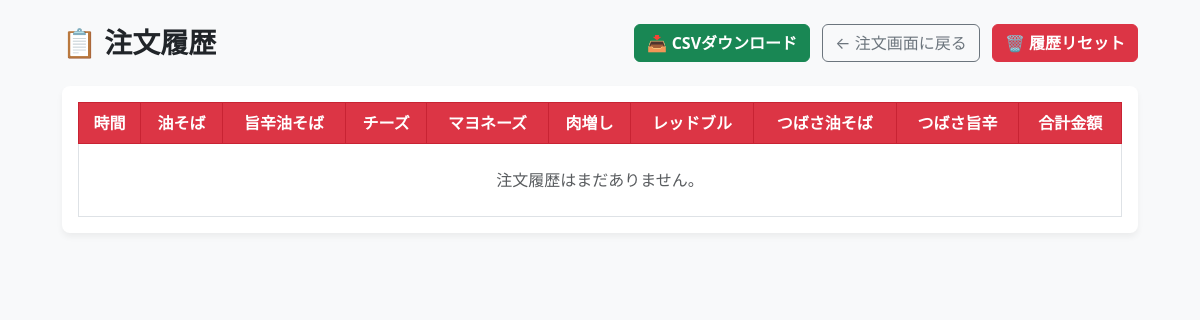
Before: /history with the older database file.
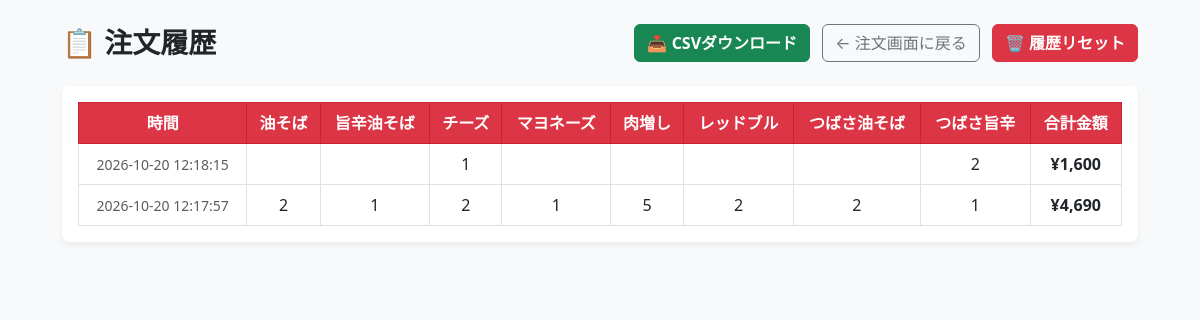
After: the same page with the newer database file.
### tables this page shows
CREATE TABLE orders (
            id INTEGER PRIMARY KEY AUTOINCREMENT,
            normal INTEGER DEFAULT 0,
            spicy INTEGER DEFAULT 0,
            set_normal INTEGER DEFAULT 0,
            set_spicy INTEGER DEFAULT 0,
            cheese INTEGER DEFAULT 0,
            mayo INTEGER DEFAULT 0,
            meat INTEGER DEFAULT 0,
            redbull INTEGER DEFAULT 0,
            total_price INTEGER,
            created_at TIMESTAMP DEFAULT CURRENT_TIMESTAMP
        );

### app.py (the view)
@app.route('/history')
def history():
    conn = sqlite3.connect('orders.db')
    conn.row_factory = sqlite3.Row
    cursor = conn.cursor()
    cursor.execute('SELECT * FROM orders ORDER BY id DESC')
    orders = cursor.fetchall()
    conn.close()
    return render_template('history.html', orders=orders)

### templates/history.html (shortened to what this page needs)
<!DOCTYPE html>
<html lang="ja">
<head>
    <link href="https://cdn.jsdelivr.net/npm/bootstrap@5.3.0/dist/css/bootstrap.min.css" rel="stylesheet">
</head>
<body>
    <div class="container my-4">
        <div class="d-flex justify-content-between align-items-center mb-4">
            <h1 class="h3 fw-bold text-dark m-0">📋 注文履歴</h1>
            <div>
                <a href="/download_csv" class="btn btn-success fw-bold me-2">📥 CSVダウンロード</a>
                <a href="/" class="btn btn-outline-secondary me-2">← 注文画面に戻る</a>
                <button type="button" class="btn btn-danger fw-bold" data-bs-toggle="modal" data-bs-target="#resetModal">
                    🗑️ 履歴リセット
                </button>
            </div>
        </div>
        <div class="table-responsive p-3">
            <table class="table table-hover align-middle mb-0">
                <thead>
                    <tr class="table-red-header">
                        <th>時間</th>
                        <th>油そば</th>
                        <th>旨辛油そば</th>
                        <th>チーズ</th>
                        <th>マヨネーズ</th>
                        <th>肉増し</th>
                        <th>レッドブル</th>
                        <th>つばさ油そば</th>
                        <th>つばさ旨辛</th>
                        <th>合計金額</th>
                    </tr>
                </thead>
                <tbody>
                    {% for order in orders %}
                    <tr>
                        <td class="text-muted small">{{ order.created_at }}</td>
                        <td>{% if order.normal > 0 %}{{ order.normal }}{% endif %}</td>
                        <td>{% if order.spicy > 0 %}{{ order.spicy }}{% endif %}</td>
                        <td>{% if order.cheese > 0 %}{{ order.cheese }}{% endif %}</td>
                        <td>{% if order.mayo > 0 %}{{ order.mayo }}{% endif %}</td>
                        <td>{% if order.meat > 0 %}{{ order.meat }}{% endif %}</td>
                        <td>{% if order.redbull > 0 %}{{ order.redbull }}{% endif %}</td>
                        <td>{% if order.set_normal > 0 %}{{ order.set_normal }}{% endif %}</td>
                        <td>{% if order.set_spicy > 0 %}{{ order.set_spicy }}{% endif %}</td>
                        <td class="fw-bold">¥{{ "{:,}".format(order.total_price) }}</td>
                    </tr>
                    {% else %}
                    <tr>
                        <td colspan="10" class="text-center text-muted py-4">注文履歴はまだありません。</td>
                    </tr>
                    {% endfor %}
                </tbody>
            </table>
        </div>
    </div>
</body>
</html>

### templates/history.html (style rules this page uses)
body { background-color: #f8f9fa; }
.container { max-width: 1100px; }
.table-responsive { background-color: #ffffff; border-radius: 8px; box-shadow: 0 4px 6px rgba(0,0,0,0.05); }
.table-red-header th { background-color: #dc3545 !important; color: #ffffff !important; text-align: center; vertical-align: middle; font-weight: bold; border: 1px solid #c82333; }
.table td { text-align: center; vertical-align: middle; border: 1px solid #dee2e6; }

Changed rows visible on the page:
added orders: created_at "2026-10-20 12:18:15", cheese "1", set_spicy "2", total_price "1,600"
added orders: created_at "2026-10-20 12:17:57", normal "2", spicy "1", cheese "2", mayo "1", meat "5", redbull "2", set_normal "2", set_spicy "1", total_price "4,690"
Other visible differences:
text no longer shown: "注文履歴はまだありません。"
